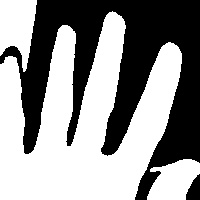
#> input picture Train10.jpg, 200 x 200 px, given in place of the camera
$ jupyter execute --allow-errors Test.ipynb   (older library calls are emulated)
#> lines starting #> are read from the running program, lines starting #| are printed output that depends on the picture; after the words box and inside, x2 and y2 are one past the last pixel; in counts of white or black regions, pixels touching at a corner belong together
[cell 1]
import tensorflow as tf
from tensorflow import keras
from keras.models import Sequential
from keras.layers import Activation, Dense, Flatten, BatchNormalization, Conv2D, MaxPool2D, Dropout
from keras.optimizers import Adam, SGD
from keras.metrics import categorical_crossentropy
from keras.preprocessing.image import ImageDataGenerator

import warnings
import numpy as np
import cv2
from keras.callbacks import ReduceLROnPlateau
from keras.callbacks import ModelCheckpoint, EarlyStopping
warnings.simplefilter(action='ignore', category=FutureWarning)


background = None
accumulated_weight = 0.5

#Creating the dimensions for the ROI...
ROI_top = 100
ROI_bottom = 300
ROI_right = 150
ROI_left = 350


def cal_accum_avg(frame, accumulated_weight):

    global background

    if background is None:
        background = frame.copy().astype("float")
        return None

    cv2.accumulateWeighted(frame, background, accumulated_weight)
#> (the rest of this cell did not finish here and is left out)

[cell 2]
def segment_hand(frame, threshold=25):
    global background

    diff = cv2.absdiff(background.astype("uint8"), frame)

    _ , thresholded = cv2.threshold(diff, threshold,255,cv2.THRESH_BINARY)

    # Grab the external contours for the image
    image, contours, hierarchy = cv2.findContours(thresholded.copy(),
    cv2.RETR_EXTERNAL, cv2.CHAIN_APPROX_SIMPLE)

    if len(contours) == 0:
        return None
    else:

        hand_segment_max_cont = max(contours, key=cv2.contourArea)

        return (thresholded, hand_segment_max_cont)

[cell 3]
cam = cv2.VideoCapture(0)

num_frames = element = 10
num_imgs_taken = 0

while True:
    ret, frame = cam.read()
#> frame is the input picture: shape (200, 200, 3); min 0, max 255, mean 146

    # filpping the frame to prevent inverted image of captured frame...
    frame = cv2.flip(frame, 1)
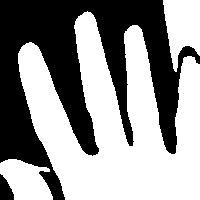
#> frame: shape (200, 200, 3); min 0, max 255, mean 146

    frame_copy = frame.copy()

    roi = frame[ROI_top:ROI_bottom, ROI_right:ROI_left]
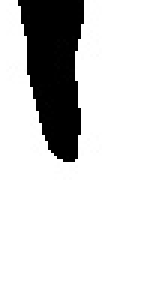
#> roi: shape (100, 50, 3) (shown 3 times larger); min 0, max 255, mean 212.8

    gray_frame = cv2.cvtColor(roi, cv2.COLOR_BGR2GRAY)
    gray_frame = cv2.GaussianBlur(gray_frame, (9, 9), 0)
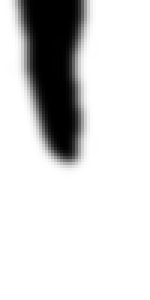
#> gray_frame: shape (100, 50) (shown 3 times larger); min 0, max 255, mean 212.8

    if num_frames < 60:
        cal_accum_avg(gray_frame, accumulated_weight)
        if num_frames <= 59:

            cv2.putText(frame_copy, "FETCHING BACKGROUND...PLEASE WAIT", (80, 400), cv2.FONT_HERSHEY_SIMPLEX, 0.9, (0,0,255), 2)
            #cv2.imshow("Sign Detection",frame_copy)

    k = cv2.waitKey(1) & 0xFF
#> (key Esc is pressed here)

    if k == 27:
        break

# Releasing camera & destroying all the windows...

cv2.destroyAllWindows()
cam.release()

[cell 4]
import cv2
import numpy as np

# Let's load a simple image with 3 black squares
image = cv2.imread(r'C:\Users\zanyi\OneDrive\Git hub\VIdeoClasificationAI\image.png')
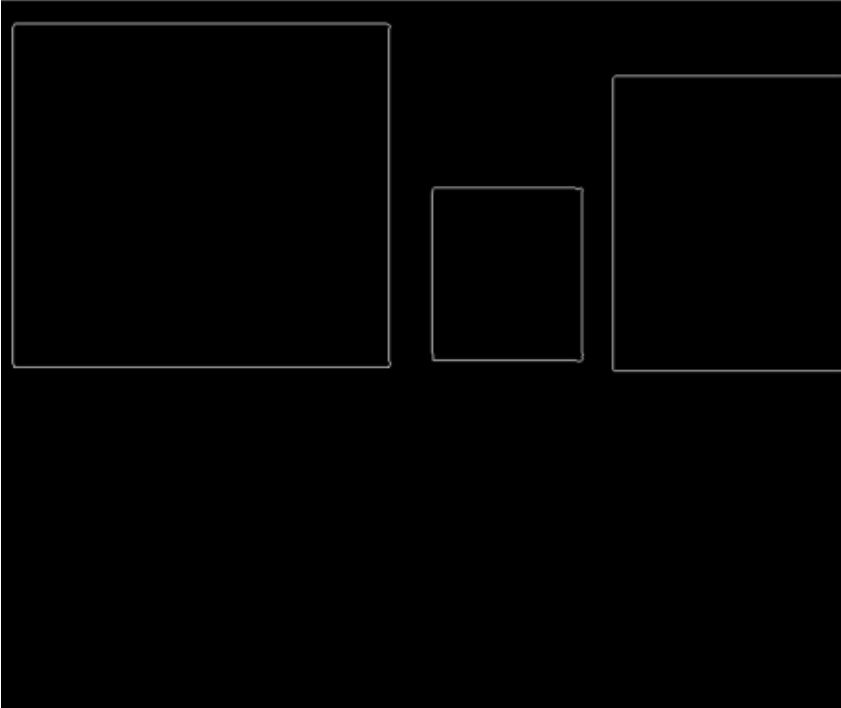
#> input picture image.png, 841 x 708 px, found by its file name
#> image is the input picture: shape (708, 841, 3); min 0, max 255, mean 1.9
cv2.waitKey(0)

# Grayscale
gray = cv2.cvtColor(image, cv2.COLOR_BGR2GRAY)

# Find Canny edges
edged = cv2.Canny(gray, 30, 200)
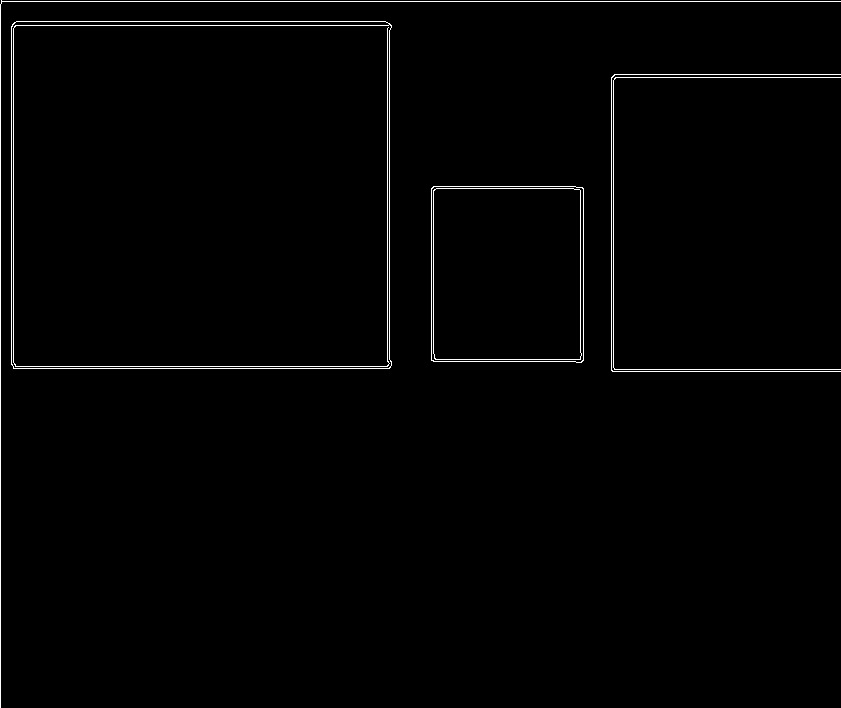
#> edged: shape (708, 841); 1.2% white in thin lines or dots
cv2.waitKey(0)

# Finding Contours
# Use a copy of the image e.g. edged.copy()
# since findContours alters the image
contours, hierarchy = cv2.findContours(edged,
    cv2.RETR_EXTERNAL, cv2.CHAIN_APPROX_NONE)
#> contours = 5 contours, 3 with area under 20; largest, box (x1, y1, x2, y2) and area: (11, 21, 392, 369) 131167, (431, 186, 584, 363) 26594

cv2.imshow('Canny Edges After Contouring', edged)
cv2.waitKey(0)

print("Number of Contours found = " + str(len(contours)))
#| Number of Contours found = 5

# Draw all contours
# -1 signifies drawing all contours
cv2.drawContours(image, contours, -1, (0, 255, 0), 3)
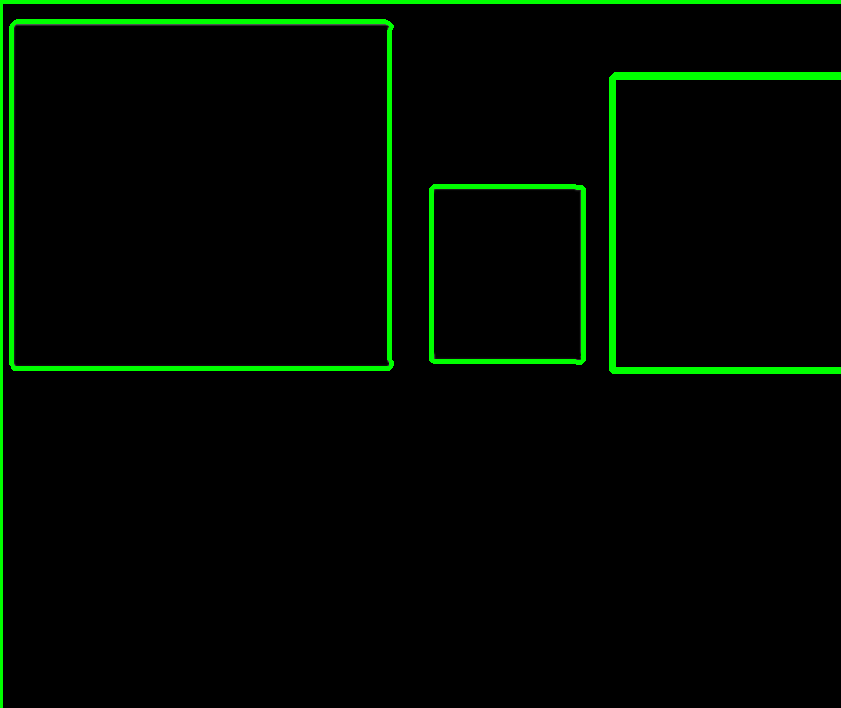
#> image: shape (708, 841, 3); 3.59% of pixels changed, all inside (x1, y1, x2, y2) = (0, 0, 841, 708)

cv2.imshow('Contours', image)
cv2.waitKey(0)
cv2.destroyAllWindows()
